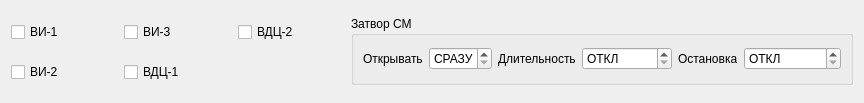
<?xml version="1.0" encoding="UTF-8"?>
<ui version="4.0">
 <class>Extensions</class>
 <widget class="QWidget" name="Extensions">
  <property name="geometry">
   <rect>
    <x>0</x>
    <y>0</y>
    <width>864</width>
    <height>103</height>
   </rect>
  </property>
  <property name="windowTitle">
   <string>Дополнительно</string>
  </property>
  <layout class="QGridLayout" name="gridLayout">
   <item row="0" column="0">
    <widget class="QCheckBox" name="vibrator_auto_0">
     <property name="toolTip">
      <string>Автоматически включать вибратор</string>
     </property>
     <property name="text">
      <string>ВИ-1</string>
     </property>
    </widget>
   </item>
   <item row="0" column="1">
    <widget class="QCheckBox" name="vibrator_auto_2">
     <property name="toolTip">
      <string>Автоматически включать вибратор</string>
     </property>
     <property name="text">
      <string>ВИ-3</string>
     </property>
    </widget>
   </item>
   <item row="1" column="0">
    <widget class="QCheckBox" name="vibrator_auto_1">
     <property name="toolTip">
      <string>Автоматически включать вибратор</string>
     </property>
     <property name="text">
      <string>ВИ-2</string>
     </property>
    </widget>
   </item>
   <item row="0" column="2">
    <widget class="QCheckBox" name="dvibrator_auto_2">
     <property name="toolTip">
      <string>Автоматически включать вибратор</string>
     </property>
     <property name="text">
      <string>ВДЦ-2</string>
     </property>
    </widget>
   </item>
   <item row="1" column="1">
    <widget class="QCheckBox" name="dvibrator_auto_1">
     <property name="toolTip">
      <string>Автоматически включать вибратор</string>
     </property>
     <property name="text">
      <string>ВДЦ-1</string>
     </property>
    </widget>
   </item>
   <item row="0" column="3" rowspan="2">
    <widget class="QGroupBox" name="groupBox">
     <property name="title">
      <string>Затвор СМ</string>
     </property>
     <property name="flat">
      <bool>true</bool>
     </property>
     <layout class="QHBoxLayout" name="horizontalLayout">
      <item>
       <widget class="QLabel" name="hint_1">
        <property name="text">
         <string>Открывать</string>
        </property>
       </widget>
      </item>
      <item>
       <widget class="QSpinBox" name="cnt_0">
        <property name="specialValueText">
         <string>СРАЗУ</string>
        </property>
        <property name="suffix">
         <string> раз</string>
        </property>
       </widget>
      </item>
      <item>
       <widget class="QLabel" name="hint_2">
        <property name="text">
         <string>Длительность</string>
        </property>
       </widget>
      </item>
      <item>
       <widget class="QSpinBox" name="dr_1">
        <property name="specialValueText">
         <string>ОТКЛ</string>
        </property>
        <property name="suffix">
         <string> мсек</string>
        </property>
        <property name="maximum">
         <number>10000</number>
        </property>
        <property name="singleStep">
         <number>100</number>
        </property>
       </widget>
      </item>
      <item>
       <widget class="QLabel" name="hint_3">
        <property name="text">
         <string>Остановка</string>
        </property>
       </widget>
      </item>
      <item>
       <widget class="QSpinBox" name="middle_t_2">
        <property name="specialValueText">
         <string>ОТКЛ</string>
        </property>
        <property name="suffix">
         <string> мсек</string>
        </property>
        <property name="maximum">
         <number>100000</number>
        </property>
        <property name="singleStep">
         <number>100</number>
        </property>
       </widget>
      </item>
     </layout>
    </widget>
   </item>
  </layout>
 </widget>
 <resources/>
 <connections/>
</ui>
